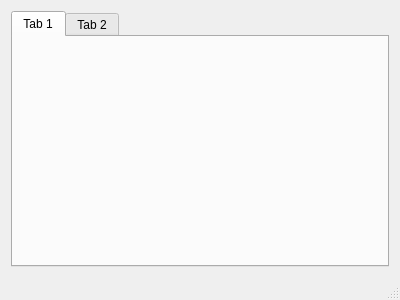
<?xml version="1.0" encoding="UTF-8"?>
<ui version="4.0">
 <class>MainWindow</class>
 <widget class="QMainWindow" name="MainWindow">
  <property name="geometry">
   <rect>
    <x>0</x>
    <y>0</y>
    <width>400</width>
    <height>300</height>
   </rect>
  </property>
  <property name="windowTitle">
   <string>MainWindow</string>
  </property>
  <widget class="QWidget" name="centralWidget">
   <layout class="QHBoxLayout" name="horizontalLayout">
    <item>
     <widget class="QTabWidget" name="tabWidget">
      <widget class="ParametricPresetsUi" name="parametricPresets">
       <attribute name="title">
        <string>Tab 1</string>
       </attribute>
      </widget>
      <widget class="QWidget" name="tab_2">
       <attribute name="title">
        <string>Tab 2</string>
       </attribute>
      </widget>
     </widget>
    </item>
   </layout>
  </widget>
  <widget class="QMenuBar" name="menuBar">
   <property name="geometry">
    <rect>
     <x>0</x>
     <y>0</y>
     <width>400</width>
     <height>18</height>
    </rect>
   </property>
  </widget>
  <widget class="QStatusBar" name="statusBar"/>
 </widget>
 <layoutdefault spacing="6" margin="11"/>
 <customwidgets>
  <customwidget>
   <class>ParametricPresetsUi</class>
   <extends>QWidget</extends>
   <header>parametricpresetsui.hh</header>
   <container>1</container>
  </customwidget>
 </customwidgets>
 <resources/>
 <connections/>
</ui>
